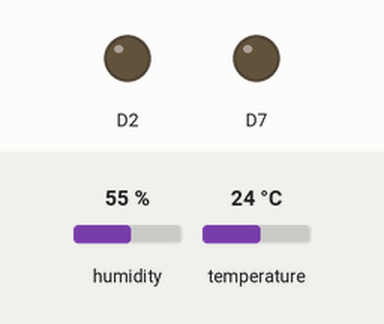
Bench run of a sketch on a simulated ESP8266 (NodeMCU). On the bench: output pins drawn as LEDs (lit = HIGH). The test bench sets the inputs (shaded band); at power-on: humidity 55 %, temperature 24 °C. WiFi joins after 1.5 s; servers stay silent unless stated; no MQTT or app messages arrive unless stated; what the sketch prints to the serial monitor is not drawn.

Above: at 0.0 s.
At 1.8 s:
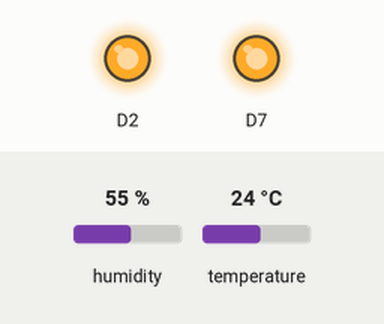
Timing chart, 0 to 3.3 s (numbered marks = the images above):
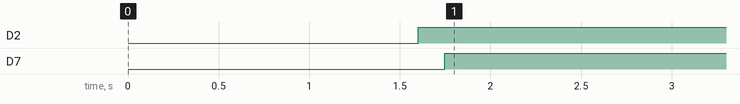

Measured:
- by itself, D2: LOW → HIGH at 1.6 s
- by itself, D7: LOW → HIGH at 1.7 s

The sketch:

testeNodeMCUtemperature.ino
```cpp
/* ++++++++++++++++++++++++++++++++++++++++++++++++++++++++++++++++++++++++++++++++++++++++++++++
 *    TESTE DO NODEMCU + DHT11
 ++++++++++++++++++++++++++++++++++++++++++++++++++++++++++++++++++++++++++++++++++++++++++++++++ */
#include "DHT.h"
#include <Adafruit_Sensor.h>
#include <ESP8266WiFi.h>
#include <PubSubClient.h>

#define DHTPIN D4
#define DHTTYPE DHT11   // DHT 11

const char* ssid = "LittleGreat";
const char* password = "grt@lifesg00d!16";
const char* mqtt_server = "broker.hivemq.com";

WiFiClient espClient;
PubSubClient client(espClient);
DHT dht(DHTPIN, DHTTYPE);

int errorMQTT = -2;
String topic = "NODEMCU/TemperaturaMCU";

/* ++++++++++++++++++++++++++++++++++++++
 *                SETUP
 ++++++++++++++++++++++++++++++++++++++++ */
void setup() {
  Serial1.begin(9600);
  Serial.begin(9600);

  initWiFi();

  client.setServer(mqtt_server, 1883);
  //client.setCallback(callback);

  dht.begin();

  pinMode(D7, OUTPUT);
  pinMode(D2, OUTPUT);
}

/* ++++++++++++++++++++++++++++++++++++++
 *                WIFI SETUP
 ++++++++++++++++++++++++++++++++++++++++ */
void initWiFi() {
  delay(10);
  // We start by connecting to a WiFi network
  Serial.println();
  Serial.print("Connecting to ");
  Serial.println(ssid);

  WiFi.begin(ssid, password);
  if (WiFi.status() != WL_CONNECTED){
    while (WiFi.status() != WL_CONNECTED) {
      Serial.print("Tentando se conectar ao SSID:" );
      Serial.println(ssid);
      WiFi.begin(ssid, password);
      delay(500);
    }
  Serial.println("Conectado ao AP");
  Serial.println("WiFi connected");
  Serial.println("IP address: ");
  Serial.println(WiFi.localIP());
  }
}
/* ++++++++++++++++++++++++++++++++++++++
 *                SENSOR DATA
 ++++++++++++++++++++++++++++++++++++++++ */
void getSensorData(){
  Serial.println("Inicializando o sensor...");
  digitalWrite(D2, HIGH);
  float umid = dht.readHumidity();
  float temp = dht.readTemperature();

  // Verifica se existe erro na leitura do sensor de temperatura!
  if (isnan(umid) || isnan(temp)) {
    Serial.println("Failed to read from DHT sensor!");
    digitalWrite(D7, HIGH);
    return;
  }

   // convertendo para string
   String temperatura = String(temp);
   String umidade = String(umid);

   // debugando mensagens
   Serial.print( "Enviando os dados de humidade e temperatura : [" );
   Serial.print(umidade);
   Serial.print(" ] [ ");
   Serial.print(temperatura);
   Serial.print( " ] -> " );

   // JSON
   String payload = " { ";
   payload += "\"topico\":\""; payload += topic;
   payload += "\" , ";
   payload += "\"Umidade\":"; payload += umidade;
   payload += "\" , ";
   payload += "\"Temperatura\":"; payload += temperatura;
   payload += " } ";

   // Send payload
   char attributes[100];
   payload.toCharArray( attributes, 100 );
   client.publish("NODEMCU/TemperaturaMCU", attributes );
   Serial.println( attributes );
   digitalWrite(D7, HIGH);
   delay(4000);
}

/* ++++++++++++++++++++++++++++++++++++++
 *               CALLBACK
 ++++++++++++++++++++++++++++++++++++++++ */
//void callback(char* topic, byte* payload, unsigned int length) {
//  Serial.print("Message arrived [");
//  Serial.print(topic);
//  Serial.print("] ");
//  for (int i = 0; i < length; i++) {
//    Serial1.print((char)payload[i]);
//  }
//  Serial1.println();
//}

/* ++++++++++++++++++++++++++++++++++++++
 *                RECONNECT
 ++++++++++++++++++++++++++++++++++++++++ */
void reconnect() {
  while (!client.connected()) {
    Serial.print("Attempting MQTT connection...");
    // Attempt to connect
    if (client.connect("ESP8266Client")) {
      Serial.println("connected");
      // Once connected, publish an announcement...
      String payload;
      char attributes2[100];
      payload.toCharArray( attributes2, 100 );
      client.publish("NODEMCU/TemperaturaMCU", attributes2 );
      //client.subscribe("inTopic");
      } else {
      Serial.print("failed, rc=");
      Serial.print(client.state());
      Serial.println(" try again in 5 seconds");
      // Wait 5 seconds before retrying
      delay(5000);
    }
  }
}

/* ++++++++++++++++++++++++++++++++++++++
 *                LOOP
 ++++++++++++++++++++++++++++++++++++++++ */
void loop() {

  if (!client.connected()) {
    reconnect();
  }
  getSensorData();
  delay(1000);
  client.loop();

//  long now = millis();
//  if (now - lastMsg > 2000) {
//    lastMsg = now;
//    ++value;
//    snprintf (msg, 75, "hello world #%ld", value);
//    Serial.print("Publish message: ");
//    Serial.println(msg);
//    client.publish("outTopic", msg);
}
```
